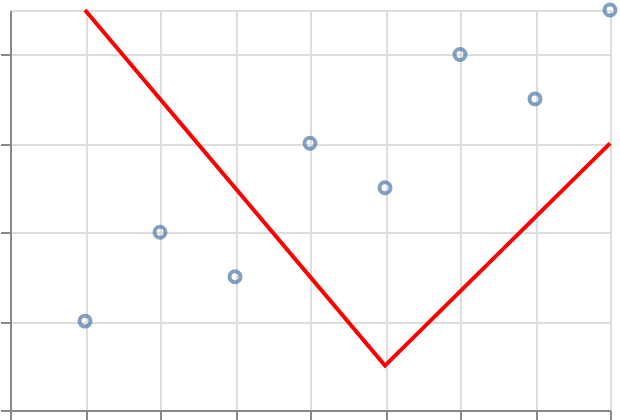

This figure's Vega-Lite source:
### Vega-Lite specification from a JSON file in a GitHub repository (floating-point values rounded to 4 significant figures)
{"$schema": "https://vega.github.io/schema/vega-lite/v6.json", "padding": 5, "autosize": "none", "width": 300, "height": 200, "layer": [{"data": {"name": "table", "values": [{"c": "A", "g": "p", "x": 1, "y": 2, "v": 5, "t": "2024-01-15", "o": {"v": 3}, "IMDB Rating": 6.1, "d": "x1"}, {"c": "B", "g": "q", "x": 2, "y": 4, "v": 9, "t": "2024-02-20", "o": {"v": 7}, "IMDB Rating": 7.4, "d": "x2"}, {"c": "A", "g": "q", "x": 3, "y": 3, "v": 2, "t": "2024-03-05", "o": {"v": 1}, "IMDB Rating": 5.2, "d": "x1"}, {"c": "C", "g": "p", "x": 4, "y": 6, "v": 7, "t": "2024-05-30", "o": {"v": 4}, "IMDB Rating": 8.8, "d": "x3"}, {"c": "B", "g": "p", "x": 5, "y": 5, "v": 4, "t": "2024-07-11", "o": {"v": 9}, "IMDB Rating": 6.9, "d": "x2"}, {"c": "C", "g": "q", "x": 6, "y": 8, "v": 6, "t": "2024-09-02", "o": {"v": 2}, "IMDB Rating": 7.7, "d": "x3"}, {"c": "A", "g": "p", "x": 7, "y": 7, "v": 8, "t": "2024-11-25", "o": {"v": 5}, "IMDB Rating": 4.4, "d": "x1"}, {"c": "B", "g": "q", "x": 8, "y": 9, "v": 3, "t": "2024-12-31", "o": {"v": 8}, "IMDB Rating": 9.1, "d": "x2"}]}, "mark": "point", "encoding": {"x": {"field": "x", "type": "quantitative"}, "y": {"field": "y", "type": "quantitative"}}}, {"data": {"name": "other", "values": [{"x": 1, "y": 9}, {"x": 5, "y": 1}, {"x": 8, "y": 6}]}, "mark": {"type": "line", "color": "red"}, "encoding": {"x": {"field": "x", "type": "quantitative"}, "y": {"field": "y", "type": "quantitative"}}}]}
